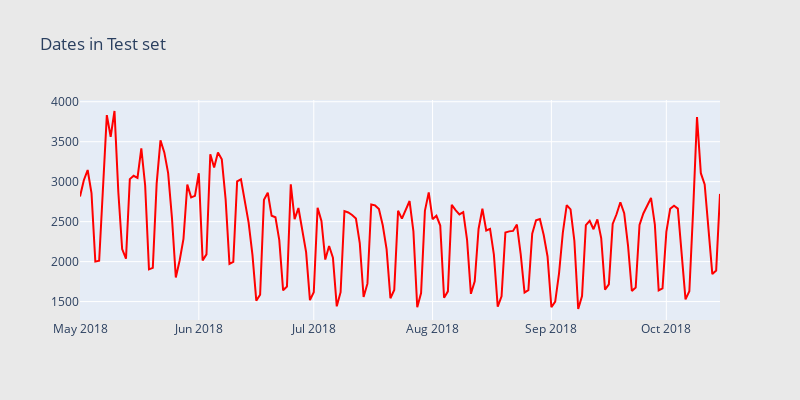

This figure's notebook cell:
### Markdown cell above
Inferences:
* Our training dataset ranges from 1 Aug, 2016 to 30 April, 2018.
* On December 12 and 13, 2017 the number of visitors skyrocketed, however, the number of non-zero revenue visitors stayed within reasonable limits.
* March 27, 2018 is by far the day with the biggest count of non-zero revenues.
* The first plot suggests that the number of visitors could be increasing in the dates before Christmas (possible seasonality).
* There is no hint of seasonality regarding the number of non-zero revenue visitors

### Code cell
#test_df['date'] = test_df['date'].apply(lambda x: datetime.date(int(str(x)[:4]), int(str(x)[4:6]), int(str(x)[6:])))
cnt_srs = test_df.groupby('date')['fullVisitorId'].size()


trace = scatter_plot(cnt_srs, 'red')

layout = go.Layout(
    height=400,
    width=800,
    paper_bgcolor='rgb(233,233,233)',
    title='Dates in Test set'
)

data = [trace]
fig = go.Figure(data=data, layout=layout)
py.iplot(fig, filename="ActivationDate")

### Figure 1 — Plotly figure (JSON) as saved in the notebook; plotly's stock layout.template omitted (floating-point values rounded to 4 significant figures; data arrays with more than 128 entries replaced by an {"elided": "..."} marker saying what was removed)
{"data": [{"marker": {"color": "red"}, "showlegend": false, "type": "scatter", "x": {"elided": "168 str values"}, "y": {"elided": "168 int values"}}], "layout": {"height": 400, "paper_bgcolor": "rgb(233,233,233)", "title": {"text": "Dates in Test set"}, "width": 800}}
